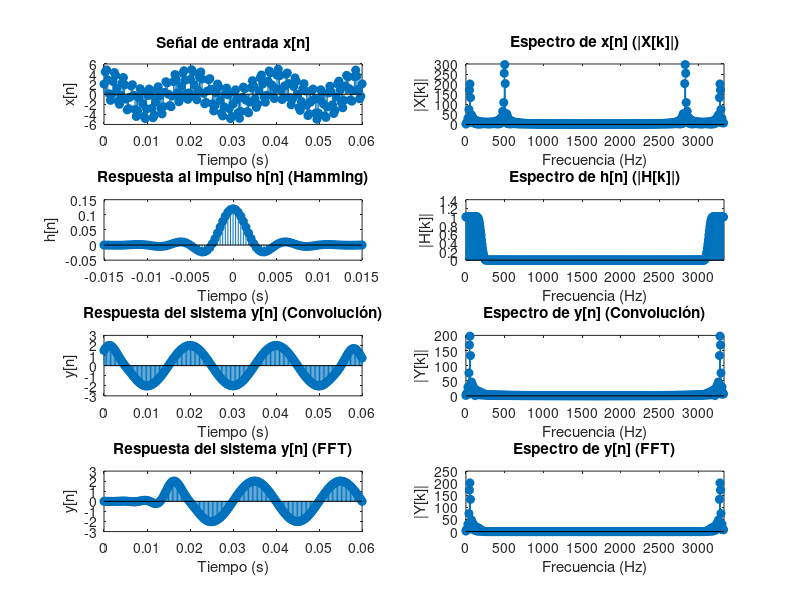

The MATLAB script that drew this image:
clear;
close all;
clc;

% Parámetros
Nx = 201;            % Cantidad de muestras
Fm = 3333;           % Frecuencia de muestreo


n = 0:Nx-1;          % Vector de muestras

% Señal de entrada x[n]
x = 2*cos(2*pi*50/Fm*n) + 3*sin(2*pi*500/Fm*n);

% Frecuencia de corte
Fc = 200;            % Frecuencia de corte
Nh = 101;            % Longitud de la respuesta al impulso
nh = -(Nh-1)/2:(Nh-1)/2;

% Respuesta al impulso h[n] usando ventana de Hamming
hv = 2*Fc/Fm*sinc(2*Fc/Fm*nh) .* hamming(Nh)';
hvn = hv / sum(hv);      % Normalización

% Convolución en el tiempo (filtrada)
y_tiempo = conv(x, hv, 'same');

% Vectores x[n] y h[n] con dimensión N = 2^r
N = 2^nextpow2(Nx + length(nh) - 1);

% Cero-padding de x[n] y h[n]
x_pad = [x, zeros(1, N - length(x))];
h_pad = [hvn, zeros(1, N - length(hv))];

% Convolución utilizando FFT
X = fft(x_pad);
H = fft(h_pad);
Y = X .* H;
y_fft = ifft(Y);

% Gráficos
figure;

% Primer columna: señales en el tiempo
subplot(4, 2, 1);
stem(n/Fm, x, 'filled');
title('Señal de entrada x[n]');
xlabel('Tiempo (s)');
ylabel('x[n]');
xlim([0, 0.06]);

subplot(4, 2, 3);
stem(nh/Fm, hv, 'filled');
title('Respuesta al impulso h[n] (Hamming)');
xlabel('Tiempo (s)');
ylabel('h[n]');
xlim([min(nh)/Fm, max(nh)/Fm]);

subplot(4, 2, 5);
stem(n/Fm, y_tiempo, 'filled');
title('Respuesta del sistema y[n] (Convolución)');
xlabel('Tiempo (s)');
ylabel('y[n]');
xlim([0, (Nx-1)/Fm]);

subplot(4, 2, 7);
stem(n/Fm, y_fft(1:Nx), 'filled');
title('Respuesta del sistema y[n] (FFT)');
xlabel('Tiempo (s)');
ylabel('y[n]');
xlim([0, (Nx-1)/Fm]);

% Segunda columna: módulos de los espectros
frequencies = (0:N-1)*(Fm/N);

subplot(4, 2, 2);
stem(frequencies, abs(X), 'filled');
title('Espectro de x[n] (|X[k]|)');
xlabel('Frecuencia (Hz)');
ylabel('|X[k]|');
xlim([0, Fm]);

subplot(4, 2, 4);
stem(frequencies, abs(H), 'filled');
title('Espectro de h[n] (|H[k]|)');
xlabel('Frecuencia (Hz)');
ylabel('|H[k]|');
xlim([0, Fm]);

subplot(4, 2, 6);
stem(frequencies, abs(fft(y_tiempo, N)), 'filled');
title('Espectro de y[n] (Convolución)');
xlabel('Frecuencia (Hz)');
ylabel('|Y[k]|');
xlim([0, Fm]);

subplot(4, 2, 8);
stem(frequencies, abs(Y), 'filled');
title('Espectro de y[n] (FFT)');
xlabel('Frecuencia (Hz)');
ylabel('|Y[k]|');
xlim([0, Fm]);
